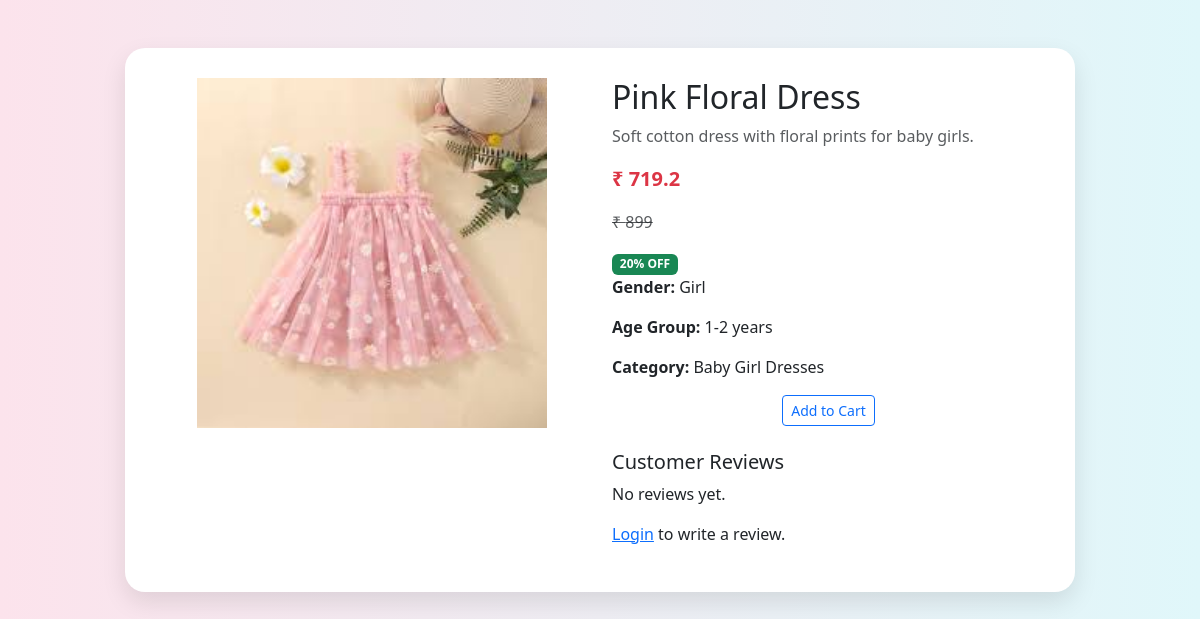
/product/1/, run on the app's committed database.
### store/models.py (models this page shows, shortened)
class Product(models.Model):
    product_name = models.CharField(max_length=200)
    slug = models.SlugField(unique=True, blank=True)
    category = models.ForeignKey(Category, on_delete=models.CASCADE)
    description = models.TextField()
    price = models.PositiveIntegerField()
    is_active = models.BooleanField(default=True)
    gender = models.CharField(max_length=10, choices=GENDER_CHOICES)
    age_group = models.CharField(max_length=10, choices=AGE_GROUP_CHOICES)
    image = models.ImageField(upload_to="images", null=True, blank=True)
    created_at = models.DateTimeField(auto_now_add=True)

class Offer(models.Model):
    product = models.ForeignKey('Product', on_delete=models.CASCADE, related_name='offers')
    discount = models.PositiveIntegerField(default=0)
    isAvailable = models.BooleanField(default=True)
    start_date = models.DateField(null=True)
    end_date = models.DateField(null=True)
    def is_active(self):
        today = timezone.now().date()
        return self.isAvailable and (not self.start_date or self.start_date <= today) and (not self.end_date or self.end_date >= today)

class Category(models.Model):
    category_name = models.CharField(max_length=200, unique=True)
    slug = models.SlugField(unique=True, blank=True)
    is_active = models.BooleanField(default=True)
    class Meta:
        verbose_name_plural = 'Categories'

### customer/views.py (the view)
# urls.py: path('product/<int:pk>/', views.product_detail, name='product_detail'),
def product_detail(request, pk):
    product = get_object_or_404(Product, pk=pk)
    reviews = product.review_set.all().order_by('-created_at')  # Get all reviews for the product
    return render(request, 'product_details.html', {
        'product': product,
        'reviews': reviews,
    })

### customer/templatetags/offer_tags.py (called while the page is built)
@register.simple_tag
def get_offer(product):
    return Offer.objects.filter(
        product=product,
        isAvailable=True,
        start_date__lte=timezone.now(),
        end_date__gte=timezone.now()
    ).first()

@register.simple_tag
def get_discounted_price(product):
    offer = Offer.objects.filter(
        product=product,
        isAvailable=True,
        start_date__lte=timezone.now(),
        end_date__gte=timezone.now()
    ).first()
    if offer:
        return round(product.price - (product.price * offer.discount / 100), 2)
    return product.price

### customer/templates/product_details.html (shortened to what this page needs)
{% load static %}
{% load offer_tags %}
<!DOCTYPE html>
<html lang="en">
<head>
  <link href="https://cdn.jsdelivr.net/npm/bootstrap@5.3.3/dist/css/bootstrap.min.css" rel="stylesheet">
</head>
<body>
<div class="container my-5">
  <div class="row justify-content-center">
    <div class="col-md-10 product-detail">
      <div class="row">
        <div class="col-md-6 text-center">
          {% if product.image %}
            <img src="{{ product.image.url }}" alt="{{ product.product_name }}" class="product-img">
          {% else %}
            <img src="{% static 'images/default_product.jpg' %}" alt="No Image" class="product-img">
          {% endif %}
        </div>
        <div class="col-md-6">
          <h2>{{ product.product_name }}</h2>
          <p class="text-muted">{{ product.description }}</p>
          {% get_offer product as active_offer %}
          {% if active_offer and active_offer.is_active %}
            <p class="text-danger fw-bold fs-5">₹ {% get_discounted_price product %}</p>
            <p class="text-muted text-decoration-line-through">₹ {{ product.price }}</p>
            <span class="badge bg-success">{{ active_offer.discount }}% OFF</span>
          {% else %}
            <p class="text-dark fs-5">₹ {{ product.price }}</p>
          {% endif %}
          <p><strong>Gender:</strong> {{ product.get_gender_display }}</p>
          <p><strong>Age Group:</strong> {{ product.get_age_group_display }}</p>
          <p><strong>Category:</strong> {{ product.category.category_name }}</p>
          <div class="text-center mt-3">
            <a href="{% url 'add_to_cart' product.id %}" class="btn btn-outline-primary btn-sm">Add to Cart</a>
          </div>
          <div class="mt-4">
            <h5>Customer Reviews</h5>
            {% for review in reviews %}
              <div class="border rounded p-2 mb-2">
                <strong>{{ review.user.username }}</strong> — ⭐ {{ review.rating }}<br>
                <small class="text-muted">{{ review.created_at|date:"M d, Y" }}</small>
                <p>{{ review.comment }}</p>
                {% if user == review.user %}
                <form action="{% url 'delete_review' review.pk %}" method="post" style="display:inline;">
                  {% csrf_token %}
                  <button type="submit" class="btn btn-sm btn-danger">Delete</button>
                </form>
                {% endif %}
              </div>
            {% empty %}
              <p>No reviews yet.</p>
            {% endfor %}
            {% if user.is_authenticated %}
              <a href="{% url 'add_review' product.id %}" class="btn btn-outline-success mt-2">Add Your Review</a>
            {% else %}
              <p><a href="{% url 'signin' %}">Login</a> to write a review.</p>
            {% endif %}
          </div>
        </div>
      </div>
    </div>
  </div>
</div>
</body>
</html>

### customer/templates/product_details.html (style rules this page uses)
body { background: linear-gradient(to right, #fce3ec, #e0f7fa); font-family: 'Segoe UI', sans-serif; }
.product-detail { background-color: #fff; border-radius: 20px; padding: 30px; box-shadow: 0 10px 25px rgba(0, 0, 0, 0.1); }
.product-img { max-height: 350px; object-fit: contain; border-radius: 10px; width: 100%; }

### data on the page
Product: image (picture), product_name "Pink Floral Dress", description "Soft cotton dress with floral prints for baby girls.", id+price "719.2", price "899", gender "Girl", age_group "1-2 years", category.category_name "Baby Girl Dresses"
Offer: discount "20"
